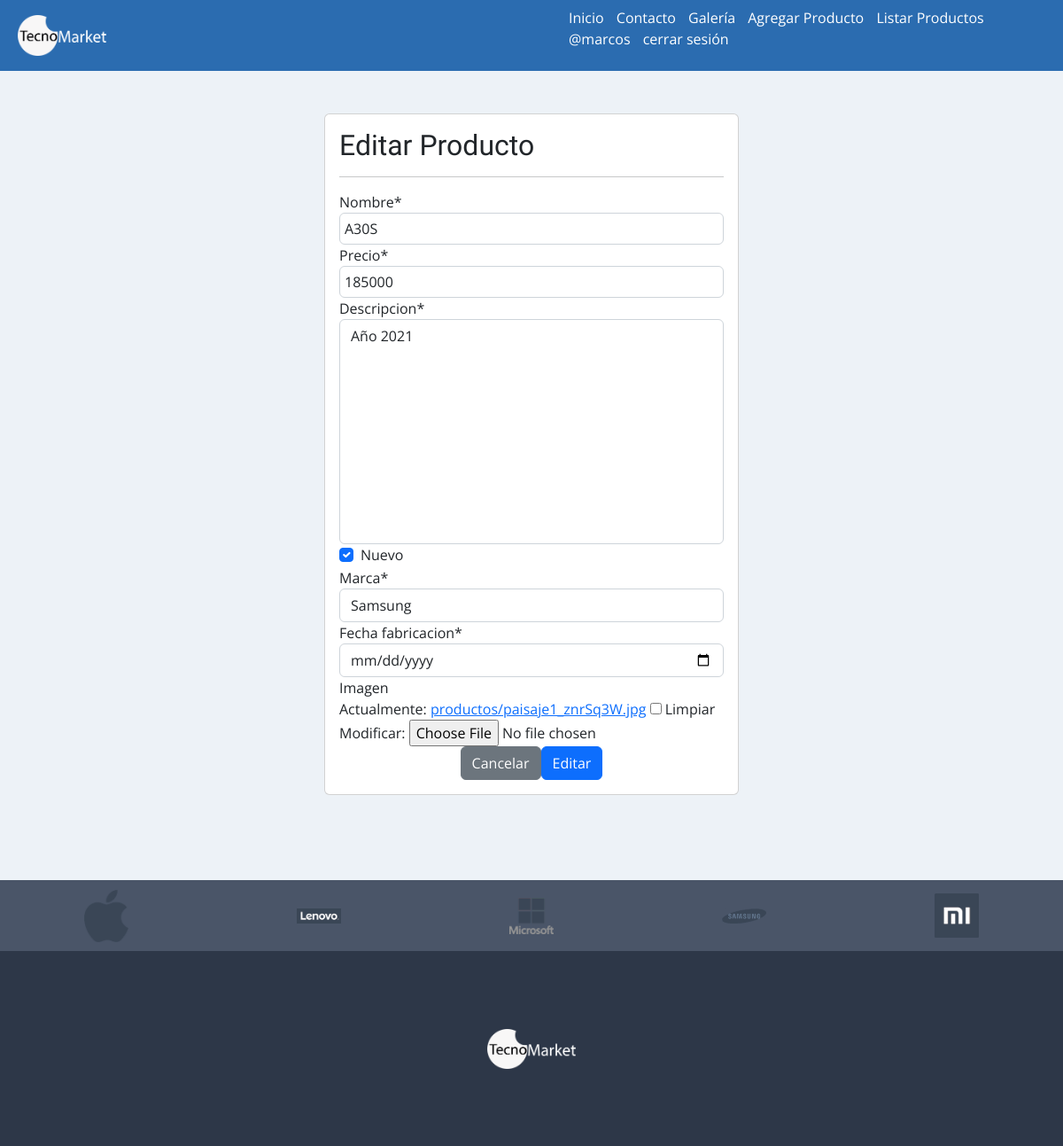
The app's page /modificar-producto/7/ (signed in) with its own data.
### appweb/models.py (models this page shows, shortened)
class Producto(models.Model):
    nombre = models.CharField(max_length=50)
    precio = models.IntegerField()
    descripcion = models.TextField()
    nuevo = models.BooleanField()
    marca = models.ForeignKey(Marca, on_delete=models.PROTECT)
    fecha_fabricacion = models.DateField()
    imagen = models.ImageField(upload_to="productos", null=True)

class Marca(models.Model):
    nombre = models.CharField(max_length=50)
    def __str__(self):
        return self.nombre

### appweb/views.py (the view, shortened to what this page needs)
# urls.py: path('modificar-producto/<id>/', modificar_producto, name="modificar_producto"),
@permission_required('appweb.change_producto')
def modificar_producto(request, id):
    producto = get_object_or_404(Producto, id=id)
    data={
        'form': ProductoForm(instance=producto)
    }
    return render(request, 'app/producto/modificar.html', data)

### appweb/forms.py (shortened to what this page needs)
class ProductoForm(forms.ModelForm):
    fecha_fabricacion = forms.DateField(widget=DateInput)
    nombre = forms.CharField(min_length=3, max_length=50)
    imagen = forms.ImageField(required=False, validators=[MaxSizeFileValidator(max_file_size=1)])
    precio = forms.IntegerField(min_value=1, max_value=1500000)
    class Meta:
        model = Producto
        fields = '__all__'
        widgets = {
            "fecha_fabricacion": forms.SelectDateWidget()
        }

### appweb/templates/app/producto/modificar.html (shortened to what this page needs)
{% extends 'app/base.html' %}
{% block contenido %}
{% load crispy_forms_tags %}
<br>
<br>
<div class="row">
    <div class="col-12 col-md-6 offset-md-3">
        <div class="card">
            <div class="card-body">
                <h2>Editar Producto</h2>
                <hr>
                <form action="" method="post" enctype="multipart/form-data">
                    {{ form | crispy }}
                    <div class="d-flex justify-content-center">
                        <input type="reset" value="Cancelar" class="btn btn-secondary">
                        <input type="submit" value="Editar" class="btn btn-primary">
                    </div>
                </form>
            </div>
        </div>
    </div>
</div>
<br><br><br><br>
{% endblock %}

### appweb/templates/app/base.html (shortened to what this page needs)
<!DOCTYPE html>
<html lang="es">
<head>
    <link href="https://cdn.jsdelivr.net/npm/bootstrap@5.2.0-beta1/dist/css/bootstrap.min.css" rel="stylesheet">
    {% load static %}
    <link rel="stylesheet" href="{% static 'app/css/estilos.css' %}">
</head>
<body>
    <header id="header">
        <div class="contenedor_logo">
            <img  class="logo"  src="{% static 'app/img/tecnomarketpngicono.png' %}" alt="logo">
        </div>
        <div>
            <nav id="nav">
                <ul>
                    <li>
                        <a href="{% url 'home' %}"> Inicio </a>
                    </li>
                    <li>
                        <a href="{% url 'contacto' %}">Contacto</a>
                    </li>
                    <li><a href="{% url 'galeria' %}">Galería</a></li>
                    {% if perms.appweb.add_producto %}
                    <li><a href="{% url 'agregar_producto' %}">Agregar Producto</a></li>
                    {% endif %}
                    {% if perms.appweb.view_producto %}
                    <li><a href="{% url 'listar_productos' %}">Listar Productos</a></li>
                    {% endif %}
                    {% if user.is_authenticated %}
                    <li>
                        <a href="#">@{{ user.username }}</a>
                    </li>
                    <li>
                        <a href="{% url 'logout' %}">cerrar sesión</a>
                    </li>
                    {% endif %}
                </ul>
            </nav>
        </div>
    </header>
    <div id="contenido">
         {% block contenido %}
         {% endblock %}
    </div>
    <footer>
        <div class="marcas">
            <img src="{% static 'app/img/footer/apple.png' %}" alt="apple">
            <img src="{% static 'app/img/footer/lenovo.png' %}" alt="lenovo">
            <img src="{% static 'app/img/footer/microsoft.png' %}" alt="microsoft">
            <img src="{% static 'app/img/footer/samsung.png' %}" alt="samsung">
            <img src="{% static 'app/img/footer/xiaomi.png' %}" alt="xiaomi">
        </div>
        <div class="logo_footer">
            <img src="{% static 'app/img/tecnomarketpngicono.png' %}" alt="logo">
        </div>
    </footer>
</body>
</html>

### appweb/static/app/css/estilos.css (style rules this page uses)
* { margin:0; padding:0; }
body { background-color:#EDF2F7; font-family: 'Open Sans', sans-serif; }
h1,h2 { font-family: 'Balsamiq Sans', cursive; }
header { width: 100%; height: 80px; background-color: #2B6CB0; display: flex; justify-content: space-between; }
header > div { width: 50%; }
.contenedor_logo { display: flex; align-items: center; }
.logo { width: 100px; margin-left: 20px; }
nav { display: flex; justify-content: flex-end; align-items: center; height: 100%; }
nav > ul { margin-right: 50px; }
nav > ul > li { display: inline; margin-left: 10px; }
nav a { color:white; text-decoration: none; }
#contenido { width: 80%; margin:auto; max-width: 1280px; min-height: 100vh; }
footer { width: 100%; height: 300px; background-color: #2D3748; }
footer > .marcas { width: 100%; height: 80px; background-color: #4A5568; display: flex; justify-content: space-around; align-items: center; }
footer > .marcas > img { width: 50px; }
footer > .logo_footer { display: flex; justify-content: center; align-items: center; height: calc(100% - 80px); }
footer > .logo_footer > img { width: 100px; }
input[type=text], input[type=email], input[type=number], select, textarea { width: 100%; padding: 5px; }
textarea { resize: none; }

### records on screen
Producto: nombre "A30S", precio "185000", descripcion "Año 2021", nuevo "☑", marca "Samsung"

### other values on screen
{{ user.username }} "marcos"
